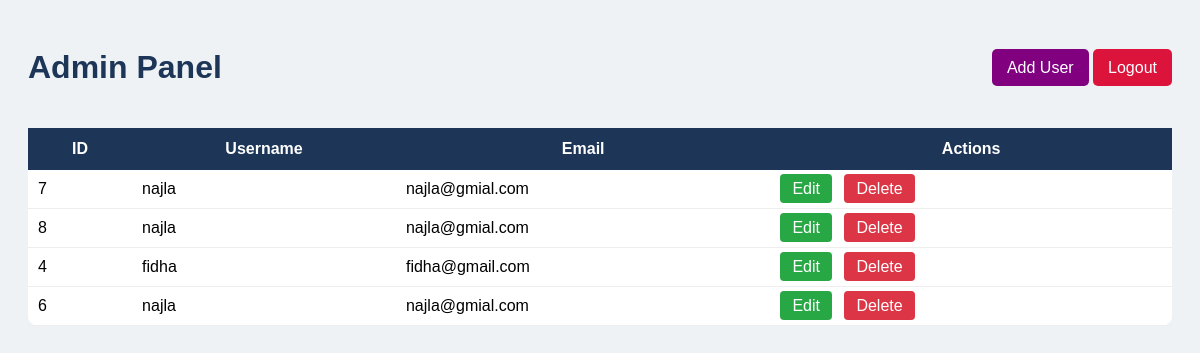
/admin-dashboard/, run on an earlier commit of the app's database.
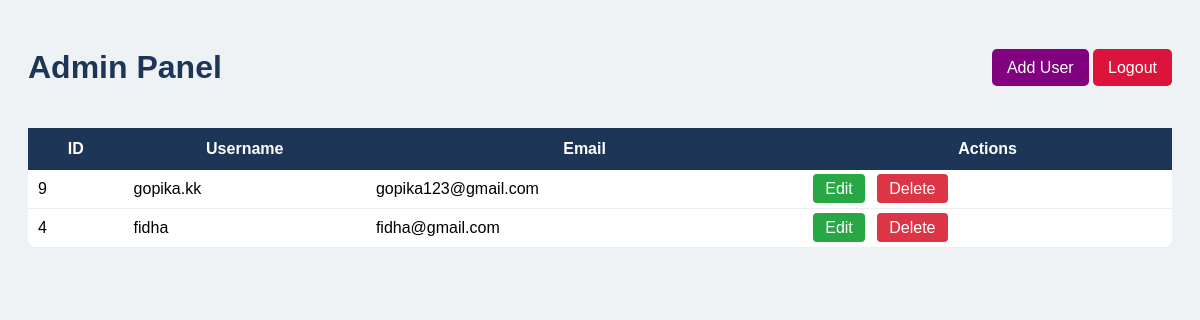
And on a later commit of the database.
### all/models.py (models this page shows, shortened)
class Profile(models.Model):
    username = models.CharField(max_length=100, unique=True)
    email = models.EmailField()
    password = models.CharField(max_length=100)
    last_login = models.DateTimeField(null=True, blank=True)

### all/views.py (the view)
# urls.py: path("admin-dashboard/", views.admin_dashboard, name="admin_dashboard"),
def admin_dashboard(request):
    users = Profile.objects.all().order_by('last_login')
    return render(request, "admin_dashboard.html", {"users": users})

### all/templates/admin_dashboard.html (shortened to what this page needs)
<!DOCTYPE html>
<html lang="en">
<head>
</head>
<body>
<div class="header">
    <h1>Admin Panel</h1>
    <div>
        <a class="btn add" href="{% url 'add_user' %}">Add User</a>
        <a class="btn logout" href="{% url 'admin_login' %}">Logout</a>
    </div>
</div>
<table>
    <thead>
        <tr>
            <th>ID</th>
            <th>Username</th>
            <th>Email</th>
            <th>Actions</th>
        </tr>
    </thead>
    <tbody>
        {% for user in users %}
        <tr>
            <td>{{ user.id }}</td>
            <td>{{ user.username }}</td>
            <td>{{ user.email }}</td>
            <td>
                <a href="{% url 'edit_user' user.id %}" class="edit">Edit</a>
                <a href="{% url 'delete_user' user.id %}" class="delete">Delete
                </a>
            </td>
        </tr>
        {% endfor %}
    </tbody>
</table>
</body>
</html>

### all/templates/admin_dashboard.html (style rules this page uses)
body { font-family: Arial; background: #eef2f5; padding: 20px; }
.header { display: flex; justify-content: space-between; align-items: center; }
h1 { color: #1d3557; }
.btn { padding: 10px 15px; border-radius: 5px; color: white; text-decoration: none; }
.add { background: purple; }
.logout { background: crimson; }
table { width: 100%; margin-top: 20px; border-collapse: collapse; background: white; border-radius: 10px; }
th { background: #1d3557; color: white; padding: 12px; }
td { padding: 10px; border-bottom: 1px solid #eee; }
.edit { background: #28a745; padding: 6px 12px; color: white; border-radius: 4px; text-decoration: none; margin-right: 8px; }
.delete { background: #dc3545; padding: 6px 12px; color: white; border-radius: 4px; text-decoration: none; }

What changed in the data, as far as the page shows it:
removed Profile: id "7", username "najla", email "najla@gmial.com"
removed Profile: id "8", username "najla", email "najla@gmial.com"
removed Profile: id "6", username "najla", email "najla@gmial.com"
added Profile: id "9", username "gopika.kk", email "gopika123@gmail.com"
